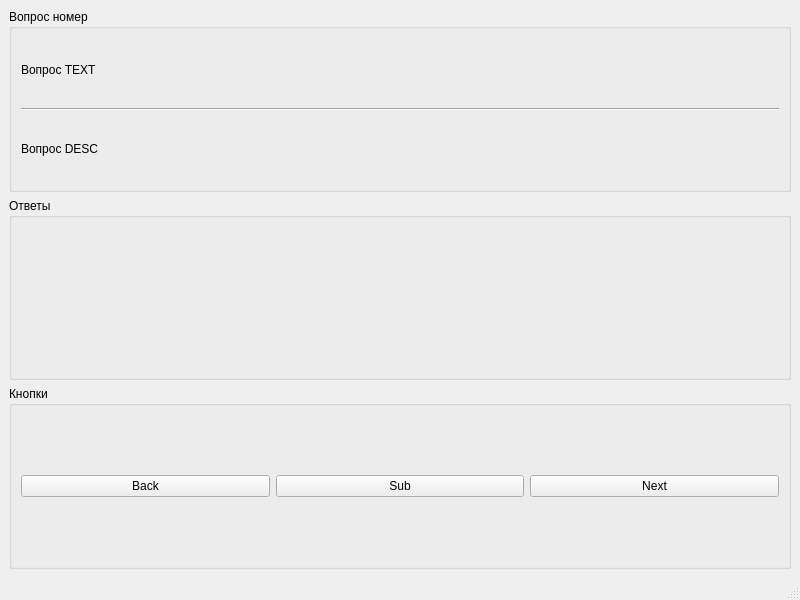
<?xml version="1.0" encoding="UTF-8"?>
<ui version="4.0">
 <class>MainWindow</class>
 <widget class="QMainWindow" name="MainWindow">
  <property name="geometry">
   <rect>
    <x>0</x>
    <y>0</y>
    <width>800</width>
    <height>600</height>
   </rect>
  </property>
  <property name="windowTitle">
   <string>MainWindow</string>
  </property>
  <widget class="QWidget" name="centralwidget">
   <layout class="QVBoxLayout" name="verticalLayout_3">
    <item>
     <widget class="QGroupBox" name="groupBox_question">
      <property name="title">
       <string>Вопрос номер</string>
      </property>
      <layout class="QVBoxLayout" name="verticalLayout_4">
       <item>
        <layout class="QVBoxLayout" name="verticalLayout_2">
         <item>
          <widget class="QLabel" name="question_text">
           <property name="text">
            <string>Вопрос TEXT</string>
           </property>
          </widget>
         </item>
         <item>
          <widget class="Line" name="question_separator">
           <property name="orientation">
            <enum>Qt::Horizontal</enum>
           </property>
          </widget>
         </item>
         <item>
          <widget class="QLabel" name="question_description">
           <property name="text">
            <string>Вопрос DESC</string>
           </property>
          </widget>
         </item>
        </layout>
       </item>
      </layout>
     </widget>
    </item>
    <item>
     <widget class="QGroupBox" name="groupBox_answer">
      <property name="title">
       <string>Ответы</string>
      </property>
      <layout class="QVBoxLayout" name="verticalLayout"/>
     </widget>
    </item>
    <item>
     <widget class="QGroupBox" name="groupBox_buttons">
      <property name="title">
       <string>Кнопки</string>
      </property>
      <layout class="QVBoxLayout" name="verticalLayout_5">
       <item>
        <layout class="QHBoxLayout" name="horizontalLayout">
         <item>
          <widget class="QPushButton" name="button_back">
           <property name="text">
            <string>Back</string>
           </property>
          </widget>
         </item>
         <item>
          <widget class="QPushButton" name="button_sub">
           <property name="text">
            <string>Sub</string>
           </property>
          </widget>
         </item>
         <item>
          <widget class="QPushButton" name="button_next">
           <property name="text">
            <string>Next</string>
           </property>
          </widget>
         </item>
        </layout>
       </item>
      </layout>
     </widget>
    </item>
   </layout>
  </widget>
  <widget class="QMenuBar" name="menubar">
   <property name="geometry">
    <rect>
     <x>0</x>
     <y>0</y>
     <width>800</width>
     <height>19</height>
    </rect>
   </property>
  </widget>
  <widget class="QStatusBar" name="statusbar"/>
 </widget>
 <resources/>
 <connections/>
</ui>
